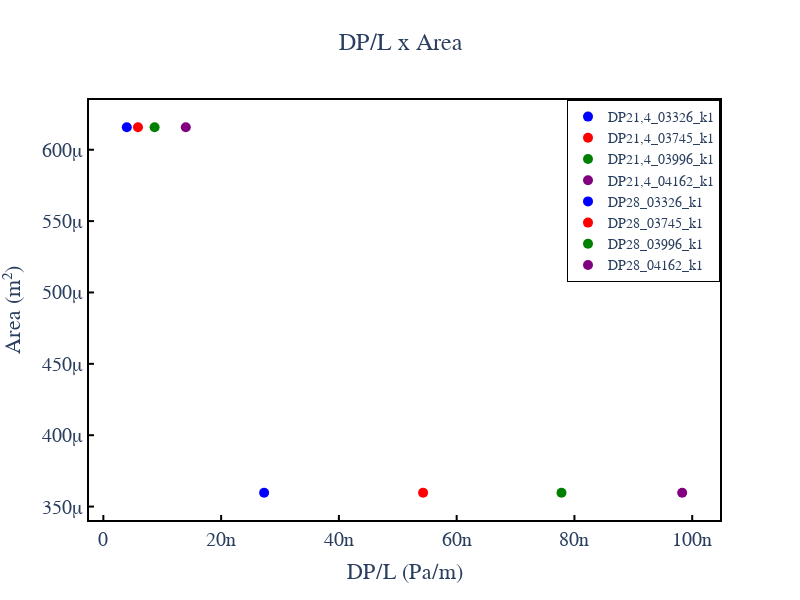

Write notebook code for a chart like this one.
### Code cell
dpl21_03326_k1 = 2.73e-8
dpl21_03326_k2 = 8.37e-3

dpl21_03745_k1 = 5.43e-8
dpl21_03745_k2 = 1.22e-2

dpl21_03996_k1 = 7.78e-8  
dpl21_03996_k2 = 1.5e-2

dpl21_04162_k1 = 9.83e-8
dpl21_04162_k2 = 1.68e-2

dpl28_03326_k1 = 3.98e-9
dpl28_03326_k2 = 2.61e-3

dpl28_03745_k1 = 5.88e-9
dpl28_03745_k2 = 4.1e-3

dpl28_03996_k1 = 8.7e-9
dpl28_03996_k2 = 5.05e-3

dpl28_04162_k1 = 1.4e-8
dpl28_04162_k2 = 6.1e-3


d1 = 21.4/1000
r1 = d1/2
d2 = 28/1000
r2 = d2/2

A1 = np.pi*r1**2
A2 = np.pi*r2**2

trace1 = go.Scatter(x = [dpl21_03326_k1], y = [A1], mode='markers', name='DP21,4_03326_k1', marker=dict(color='blue', size=10))
trace2 = go.Scatter(x = [dpl21_03326_k2], y = [A1], mode='markers', name='DP21,4_03326_k2', marker=dict(color='blue', size=10, symbol='square'))
trace3 = go.Scatter(x = [dpl21_03745_k1], y = [A1], mode='markers', name='DP21,4_03745_k1', marker=dict(color='red', size=10))
trace4 = go.Scatter(x = [dpl21_03745_k2], y = [A1], mode='markers', name='DP21,4_03745_k2', marker=dict(color='red', size=10, symbol='square'))
trace5 = go.Scatter(x = [dpl21_03996_k1], y = [A1], mode='markers', name='DP21,4_03996_k1', marker=dict(color='green', size=10))
trace6 = go.Scatter(x = [dpl21_03996_k2], y = [A1], mode='markers', name='DP21,4_03996_k2', marker=dict(color='green', size=10, symbol='square'))
trace7 = go.Scatter(x = [dpl21_04162_k1], y = [A1], mode='markers', name='DP21,4_04162_k1', marker=dict(color='purple', size=10))
trace8 = go.Scatter(x = [dpl21_04162_k2], y = [A1], mode='markers', name='DP21,4_04162_k2', marker=dict(color='purple', size=10, symbol='square'))

trace9 = go.Scatter(x = [dpl28_03326_k1], y = [A2], mode='markers', name='DP28_03326_k1', marker=dict(color='blue', size=10))
trace10 = go.Scatter(x = [dpl28_03326_k2], y = [A2], mode='markers', name='DP28_03326_k2', marker=dict(color='blue', size=10, symbol='square'))
trace11 = go.Scatter(x = [dpl28_03745_k1], y = [A2], mode='markers', name='DP28_03745_k1', marker=dict(color='red', size=10))
trace12 = go.Scatter(x = [dpl28_03745_k2], y = [A2], mode='markers', name='DP28_03745_k2', marker=dict(color='red', size=10, symbol='square'))
trace13 = go.Scatter(x = [dpl28_03996_k1], y = [A2], mode='markers', name='DP28_03996_k1', marker=dict(color='green', size=10))
trace14 = go.Scatter(x = [dpl28_03996_k2], y = [A2], mode='markers', name='DP28_03996_k2', marker=dict(color='green', size=10, symbol='square'))
trace15 = go.Scatter(x = [dpl28_04162_k1], y = [A2], mode='markers', name='DP28_04162_k1', marker=dict(color='purple', size=10))
trace16 = go.Scatter(x = [dpl28_04162_k2], y = [A2], mode='markers', name='DP28_04162_k2', marker=dict(color='purple', size=10, symbol='square'))


data = [trace1, trace3, trace5, trace7, trace9, trace11, trace13, trace15]
data2 = [trace2, trace4, trace6, trace8, trace10, trace12, trace14, trace16]

fig = go.Figure(data=data, layout=layout('DP/L x Area', xtitle='DP/L (Pa/m)', ytitle='Area (m²)'))
fig.show()

### Figure 1 — Plotly figure (JSON) as saved in the notebook; plotly's stock layout.template omitted (floating-point values rounded to 4 significant figures)
{"data": [{"marker": {"color": "blue", "size": 10}, "mode": "markers", "name": "DP21,4_03326_k1", "type": "scatter", "x": [2.73e-08], "y": [0.0003597]}, {"marker": {"color": "red", "size": 10}, "mode": "markers", "name": "DP21,4_03745_k1", "type": "scatter", "x": [5.43e-08], "y": [0.0003597]}, {"marker": {"color": "green", "size": 10}, "mode": "markers", "name": "DP21,4_03996_k1", "type": "scatter", "x": [7.78e-08], "y": [0.0003597]}, {"marker": {"color": "purple", "size": 10}, "mode": "markers", "name": "DP21,4_04162_k1", "type": "scatter", "x": [9.83e-08], "y": [0.0003597]}, {"marker": {"color": "blue", "size": 10}, "mode": "markers", "name": "DP28_03326_k1", "type": "scatter", "x": [3.98e-09], "y": [0.0006158]}, {"marker": {"color": "red", "size": 10}, "mode": "markers", "name": "DP28_03745_k1", "type": "scatter", "x": [5.88e-09], "y": [0.0006158]}, {"marker": {"color": "green", "size": 10}, "mode": "markers", "name": "DP28_03996_k1", "type": "scatter", "x": [8.7e-09], "y": [0.0006158]}, {"marker": {"color": "purple", "size": 10}, "mode": "markers", "name": "DP28_04162_k1", "type": "scatter", "x": [1.4e-08], "y": [0.0006158]}], "layout": {"height": 600, "legend": {"bgcolor": "rgba(255, 255, 255, 0.7)", "bordercolor": "black", "borderwidth": 1, "font": {"family": "Arial", "size": 14}, "x": 1, "xanchor": "right", "y": 1, "yanchor": "top"}, "plot_bgcolor": "white", "title": {"font": {"family": "Arial", "size": 24}, "text": "DP/L x Area", "x": 0.5}, "width": 800, "xaxis": {"linecolor": "black", "linewidth": 2, "mirror": true, "showgrid": true, "showline": true, "tickcolor": "black", "tickfont": {"family": "Arial", "size": 20}, "ticks": "inside", "tickwidth": 2, "title": {"font": {"family": "Arial", "size": 22}, "text": "DP/L (Pa/m)"}, "zeroline": true}, "yaxis": {"linecolor": "black", "linewidth": 2, "mirror": true, "showgrid": true, "showline": true, "tickcolor": "black", "tickfont": {"family": "Arial", "size": 20}, "ticks": "inside", "tickwidth": 2, "title": {"font": {"family": "Arial", "size": 22}, "text": "Area (m²)"}, "zeroline": true}}}
